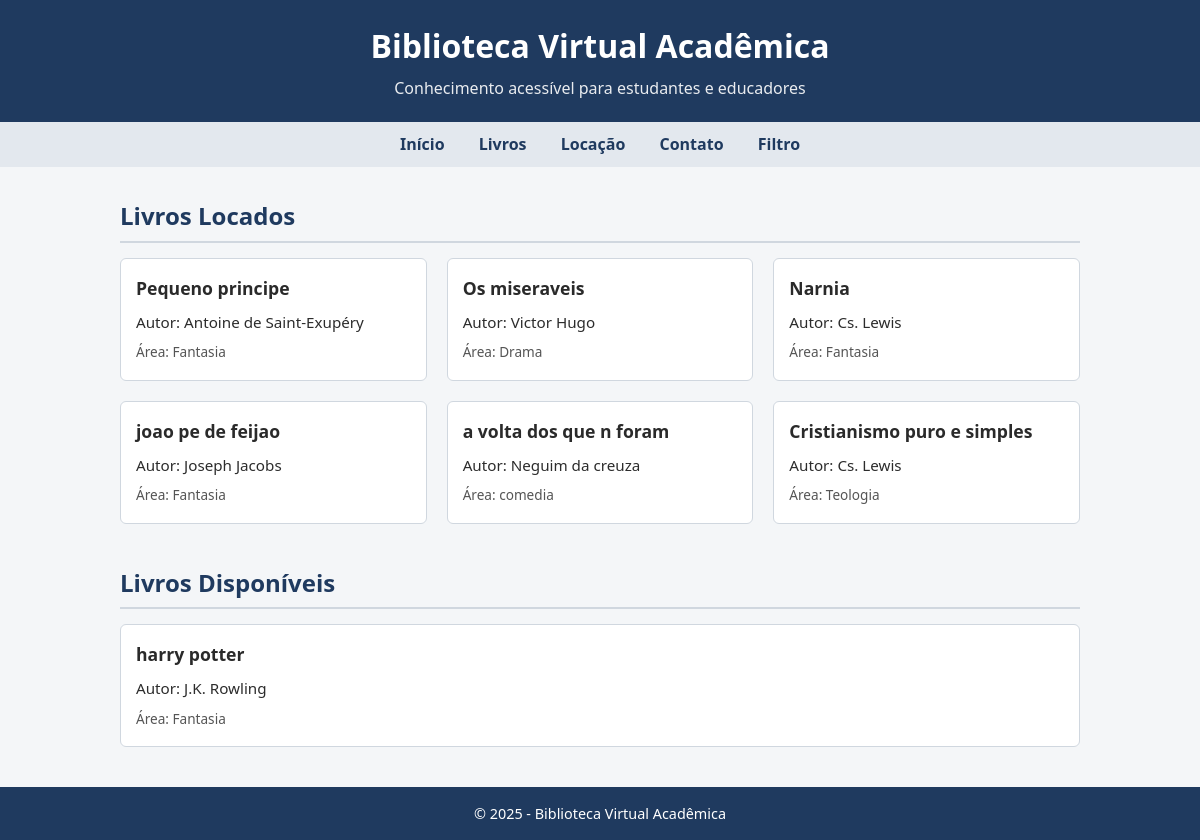
The page /livros/ on the database as committed earlier.
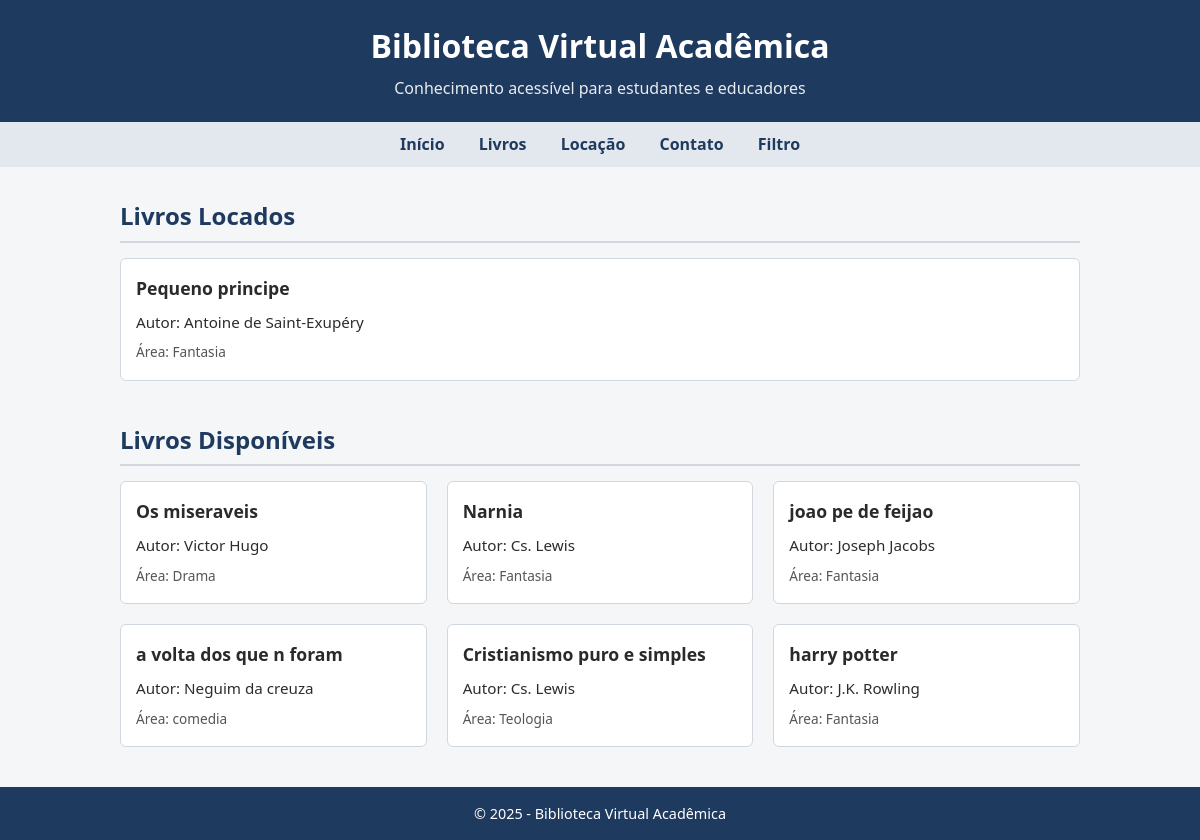
The same page on the database as committed later.
### cadastro/models.py (models this page shows, shortened)
class Livro(models.Model):
    STATUS_CHOICES = [
        ('D', 'Disponível'),
        ('L', 'Locado'),
    ]
    titulo = models.CharField(max_length=100)
    status = models.CharField(max_length=1, choices=STATUS_CHOICES, default='D')
    autor = models.CharField(max_length=150)
    area = models.CharField(max_length=100)

### cadastro/views.py (the view)
# urls.py: path('livros/', livros, name='livros'),
def livros(request):
    livros_disponiveis = Livro.objects.filter(status='D')
    livros_locados = Livro.objects.filter(status='L')
    return render(request, 'livros.html', {
        'livros_disponiveis': livros_disponiveis,
        'livros_locados': livros_locados
    })

### cadastro/templates/livros.html (shortened to what this page needs)
{% load static %}
<!DOCTYPE html>
<html lang="pt-BR">
<head>
</head>
<body>
<header>
    <h1>Biblioteca Virtual Acadêmica</h1>
    <p>Conhecimento acessível para estudantes e educadores</p>
</header>
<nav>
    <a href="{% url 'home' %}">Início</a>
    <a href="{% url 'livros' %}">Livros</a>
    <a href="{% url 'locacao' %}">Locação</a>
    <a href="{% url 'contato' %}">Contato</a>
    <a href="{% url 'filtro' %}">Filtro</a>
</nav>
<main>
    <section>
        <h2>Livros Locados</h2>
        <div class="livros">
            {% for livro in livros_locados %}
                <div class="livro">
                    <h3>{{ livro.titulo }}</h3>
                    <p>Autor: {{ livro.autor }}</p>
                    <span>Área: {{ livro.area }}</span>
                </div>
            {% empty %}
                <p class="vazio">Nenhum livro locado no momento.</p>
            {% endfor %}
        </div>
    </section>
    <section>
        <h2>Livros Disponíveis</h2>
        <div class="livros">
            {% for livro in livros_disponiveis %}
                <div class="livro">
                    <h3>{{ livro.titulo }}</h3>
                    <p>Autor: {{ livro.autor }}</p>
                    <span>Área: {{ livro.area }}</span>
                </div>
            {% empty %}
                <p class="vazio">Nenhum livro disponível no momento.</p>
            {% endfor %}
        </div>
    </section>
</main>
<footer>
    <p>&copy; 2025 - Biblioteca Virtual Acadêmica</p>
</footer>
</body>
</html>

Rows that differ between the two databases and show on the page:
changed Livro "Os miseraveis": moves from the list under "Livros Locados" to the list under "Livros Disponíveis"
changed Livro "Narnia": moves from the list under "Livros Locados" to the list under "Livros Disponíveis"
changed Livro "joao pe de feijao": moves from the list under "Livros Locados" to the list under "Livros Disponíveis"
changed Livro "a volta dos que n foram": moves from the list under "Livros Locados" to the list under "Livros Disponíveis"
changed Livro "Cristianismo puro e simples": moves from the list under "Livros Locados" to the list under "Livros Disponíveis"
